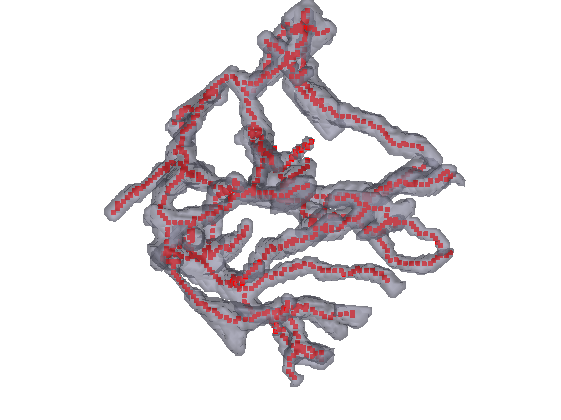
%> input picture Helper functions/Skeleton3D/testvol.png, 561 x 420 px
$ octave --eval "result = uaa_adaptiveThreshold(rgb2gray(imread('../../Helper functions/Skeleton3D/testvol.png')));"   (GNU Octave 9; MATLAB toolbox functions it lacks are replaced by stand-ins)
%> lines starting %> are read from the running program, lines starting %| are printed output that depends on the picture
function BW = uaa_adaptiveThreshold(I)
% BW = uaa_adaptiveThreshold(I)
% UAA_ADAPTIVETHRESHOLD uses the base paper method, combining a gradient
% edge detection with adaptive threshold to binarize nonuniform images
%
% Inputs: Image
% Outputs: Binary Image
global uaa
[gmag,~]= imgradient(I);
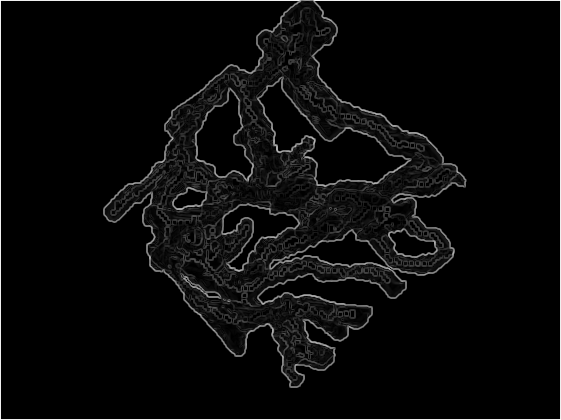
%> gmag: size 420x561 double; min 0, max 1081.9, mean 43.3; drawn with min black and max white
BWedge = edge(gmag,'canny');
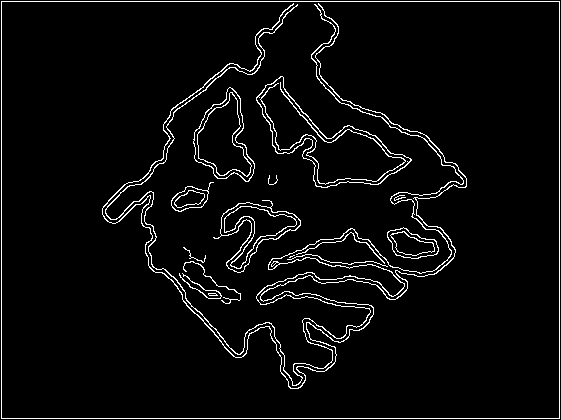
%> BWedge: size 420x561 logical; 4.2% white in thin lines or dots
%> (the run ends here)
